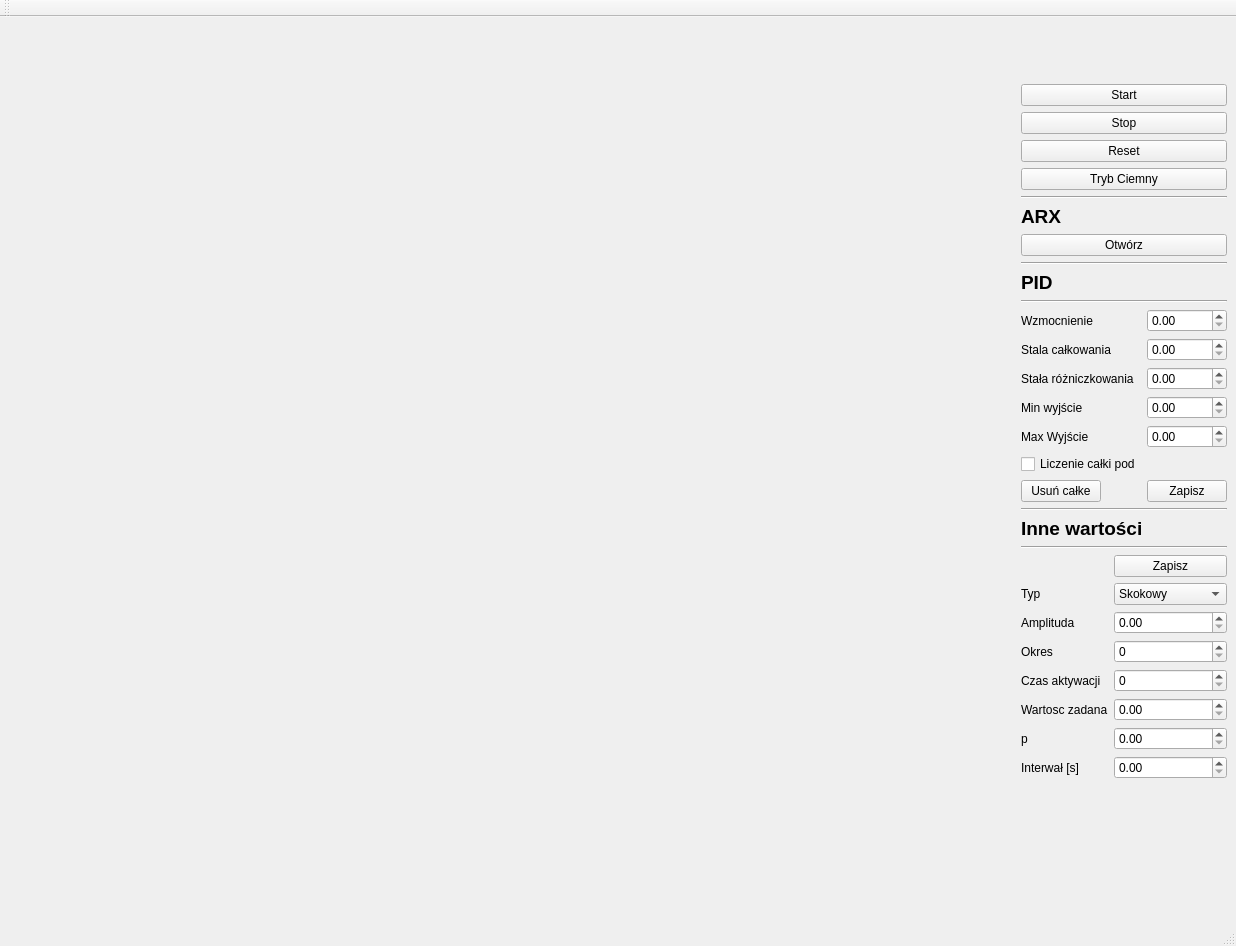
<?xml version="1.0" encoding="UTF-8"?>
<ui version="4.0">
 <class>MainWindow</class>
 <widget class="QMainWindow" name="MainWindow">
  <property name="geometry">
   <rect>
    <x>0</x>
    <y>0</y>
    <width>1233</width>
    <height>946</height>
   </rect>
  </property>
  <property name="maximumSize">
   <size>
    <width>1233</width>
    <height>946</height>
   </size>
  </property>
  <property name="sizeIncrement">
   <size>
    <width>0</width>
    <height>0</height>
   </size>
  </property>
  <property name="windowTitle">
   <string>MainWindow</string>
  </property>
  <widget class="QWidget" name="centralwidget">
   <property name="sizePolicy">
    <sizepolicy hsizetype="Preferred" vsizetype="Preferred">
     <horstretch>0</horstretch>
     <verstretch>0</verstretch>
    </sizepolicy>
   </property>
   <layout class="QHBoxLayout" name="horizontalLayout_3">
    <item>
     <layout class="QVBoxLayout" name="verticalLayout">
      <item>
       <widget class="QWidget" name="wykresZadanaRegulowana" native="true">
        <property name="sizePolicy">
         <sizepolicy hsizetype="Preferred" vsizetype="Preferred">
          <horstretch>0</horstretch>
          <verstretch>0</verstretch>
         </sizepolicy>
        </property>
        <property name="minimumSize">
         <size>
          <width>500</width>
          <height>300</height>
         </size>
        </property>
       </widget>
      </item>
      <item>
       <layout class="QHBoxLayout" name="horizontalLayout_2">
        <item>
         <widget class="QWidget" name="chartWidget" native="true">
          <property name="sizePolicy">
           <sizepolicy hsizetype="Preferred" vsizetype="Preferred">
            <horstretch>0</horstretch>
            <verstretch>0</verstretch>
           </sizepolicy>
          </property>
          <property name="minimumSize">
           <size>
            <width>500</width>
            <height>300</height>
           </size>
          </property>
         </widget>
        </item>
        <item>
         <widget class="QWidget" name="wykresUchyb" native="true">
          <property name="sizePolicy">
           <sizepolicy hsizetype="Preferred" vsizetype="Preferred">
            <horstretch>0</horstretch>
            <verstretch>0</verstretch>
           </sizepolicy>
          </property>
          <property name="minimumSize">
           <size>
            <width>500</width>
            <height>300</height>
           </size>
          </property>
         </widget>
        </item>
       </layout>
      </item>
      <item>
       <layout class="QHBoxLayout" name="horizontalLayout">
        <item>
         <widget class="QWidget" name="wykresP" native="true">
          <property name="sizePolicy">
           <sizepolicy hsizetype="Preferred" vsizetype="Preferred">
            <horstretch>0</horstretch>
            <verstretch>0</verstretch>
           </sizepolicy>
          </property>
          <property name="minimumSize">
           <size>
            <width>300</width>
            <height>200</height>
           </size>
          </property>
         </widget>
        </item>
        <item>
         <widget class="QWidget" name="wykresI" native="true">
          <property name="sizePolicy">
           <sizepolicy hsizetype="Preferred" vsizetype="Preferred">
            <horstretch>0</horstretch>
            <verstretch>0</verstretch>
           </sizepolicy>
          </property>
          <property name="minimumSize">
           <size>
            <width>300</width>
            <height>200</height>
           </size>
          </property>
          <property name="sizeIncrement">
           <size>
            <width>0</width>
            <height>0</height>
           </size>
          </property>
         </widget>
        </item>
        <item>
         <widget class="QWidget" name="wykresD" native="true">
          <property name="sizePolicy">
           <sizepolicy hsizetype="Preferred" vsizetype="Preferred">
            <horstretch>0</horstretch>
            <verstretch>0</verstretch>
           </sizepolicy>
          </property>
          <property name="minimumSize">
           <size>
            <width>300</width>
            <height>200</height>
           </size>
          </property>
         </widget>
        </item>
       </layout>
      </item>
     </layout>
    </item>
    <item>
     <layout class="QVBoxLayout" name="verticalLayout_3">
      <item>
       <layout class="QVBoxLayout" name="verticalLayout_2">
        <property name="sizeConstraint">
         <enum>QLayout::SetMaximumSize</enum>
        </property>
        <item>
         <spacer name="verticalSpacer_2">
          <property name="orientation">
           <enum>Qt::Vertical</enum>
          </property>
          <property name="sizeHint" stdset="0">
           <size>
            <width>20</width>
            <height>30</height>
           </size>
          </property>
         </spacer>
        </item>
        <item>
         <widget class="QPushButton" name="Start">
          <property name="maximumSize">
           <size>
            <width>300</width>
            <height>16777215</height>
           </size>
          </property>
          <property name="text">
           <string>Start</string>
          </property>
         </widget>
        </item>
        <item>
         <widget class="QPushButton" name="Stop">
          <property name="maximumSize">
           <size>
            <width>300</width>
            <height>16777215</height>
           </size>
          </property>
          <property name="text">
           <string>Stop</string>
          </property>
         </widget>
        </item>
        <item>
         <widget class="QPushButton" name="Reset">
          <property name="maximumSize">
           <size>
            <width>300</width>
            <height>16777215</height>
           </size>
          </property>
          <property name="text">
           <string>Reset</string>
          </property>
         </widget>
        </item>
       </layout>
      </item>
      <item>
       <widget class="QPushButton" name="Kolor">
        <property name="text">
         <string>Tryb Ciemny</string>
        </property>
       </widget>
      </item>
      <item>
       <widget class="Line" name="line_4">
        <property name="orientation">
         <enum>Qt::Horizontal</enum>
        </property>
       </widget>
      </item>
      <item>
       <widget class="QLabel" name="label_5">
        <property name="sizePolicy">
         <sizepolicy hsizetype="Expanding" vsizetype="Preferred">
          <horstretch>0</horstretch>
          <verstretch>0</verstretch>
         </sizepolicy>
        </property>
        <property name="font">
         <font>
          <pointsize>14</pointsize>
          <bold>true</bold>
         </font>
        </property>
        <property name="text">
         <string>ARX</string>
        </property>
       </widget>
      </item>
      <item>
       <widget class="QPushButton" name="ZapiszARX">
        <property name="maximumSize">
         <size>
          <width>300</width>
          <height>16777215</height>
         </size>
        </property>
        <property name="text">
         <string>Otwórz</string>
        </property>
       </widget>
      </item>
      <item>
       <widget class="Line" name="line_3">
        <property name="orientation">
         <enum>Qt::Horizontal</enum>
        </property>
       </widget>
      </item>
      <item>
       <widget class="QLabel" name="label_6">
        <property name="sizePolicy">
         <sizepolicy hsizetype="Expanding" vsizetype="Preferred">
          <horstretch>0</horstretch>
          <verstretch>0</verstretch>
         </sizepolicy>
        </property>
        <property name="font">
         <font>
          <pointsize>14</pointsize>
          <bold>true</bold>
         </font>
        </property>
        <property name="text">
         <string>PID</string>
        </property>
       </widget>
      </item>
      <item>
       <widget class="Line" name="line">
        <property name="orientation">
         <enum>Qt::Horizontal</enum>
        </property>
       </widget>
      </item>
      <item>
       <layout class="QFormLayout" name="formLayout_2">
        <property name="sizeConstraint">
         <enum>QLayout::SetMaximumSize</enum>
        </property>
        <item row="2" column="0">
         <widget class="QLabel" name="label_25">
          <property name="text">
           <string>Wzmocnienie</string>
          </property>
         </widget>
        </item>
        <item row="2" column="1">
         <widget class="QDoubleSpinBox" name="wzmocnienie">
          <property name="maximumSize">
           <size>
            <width>200</width>
            <height>16777215</height>
           </size>
          </property>
         </widget>
        </item>
        <item row="3" column="0">
         <widget class="QLabel" name="label_26">
          <property name="text">
           <string>Stala całkowania</string>
          </property>
         </widget>
        </item>
        <item row="3" column="1">
         <widget class="QDoubleSpinBox" name="stalaCalkowania">
          <property name="maximumSize">
           <size>
            <width>200</width>
            <height>16777215</height>
           </size>
          </property>
         </widget>
        </item>
        <item row="4" column="0">
         <widget class="QLabel" name="label_27">
          <property name="text">
           <string>Stała różniczkowania</string>
          </property>
         </widget>
        </item>
        <item row="4" column="1">
         <widget class="QDoubleSpinBox" name="stalaRozniczkowania">
          <property name="maximumSize">
           <size>
            <width>200</width>
            <height>16777215</height>
           </size>
          </property>
         </widget>
        </item>
        <item row="5" column="0">
         <widget class="QLabel" name="label_28">
          <property name="text">
           <string>Min wyjście</string>
          </property>
         </widget>
        </item>
        <item row="5" column="1">
         <widget class="QDoubleSpinBox" name="minWyjscie">
          <property name="maximumSize">
           <size>
            <width>200</width>
            <height>16777215</height>
           </size>
          </property>
         </widget>
        </item>
        <item row="6" column="0">
         <widget class="QLabel" name="label_29">
          <property name="text">
           <string>Max Wyjście</string>
          </property>
         </widget>
        </item>
        <item row="6" column="1">
         <widget class="QDoubleSpinBox" name="maxWyjscie">
          <property name="maximumSize">
           <size>
            <width>200</width>
            <height>16777215</height>
           </size>
          </property>
         </widget>
        </item>
        <item row="8" column="1">
         <widget class="QPushButton" name="ZapiszPID">
          <property name="maximumSize">
           <size>
            <width>200</width>
            <height>16777215</height>
           </size>
          </property>
          <property name="text">
           <string>Zapisz</string>
          </property>
         </widget>
        </item>
        <item row="8" column="0">
         <widget class="QPushButton" name="usunCalke">
          <property name="text">
           <string>Usuń całke</string>
          </property>
         </widget>
        </item>
        <item row="7" column="0">
         <widget class="QCheckBox" name="checkBox">
          <property name="text">
           <string>Liczenie całki pod</string>
          </property>
         </widget>
        </item>
       </layout>
      </item>
      <item>
       <widget class="Line" name="line_6">
        <property name="orientation">
         <enum>Qt::Horizontal</enum>
        </property>
       </widget>
      </item>
      <item>
       <widget class="QLabel" name="label_7">
        <property name="sizePolicy">
         <sizepolicy hsizetype="Expanding" vsizetype="Preferred">
          <horstretch>0</horstretch>
          <verstretch>0</verstretch>
         </sizepolicy>
        </property>
        <property name="font">
         <font>
          <pointsize>14</pointsize>
          <bold>true</bold>
         </font>
        </property>
        <property name="layoutDirection">
         <enum>Qt::LeftToRight</enum>
        </property>
        <property name="text">
         <string>Inne wartości</string>
        </property>
        <property name="scaledContents">
         <bool>false</bool>
        </property>
       </widget>
      </item>
      <item>
       <widget class="Line" name="line_2">
        <property name="orientation">
         <enum>Qt::Horizontal</enum>
        </property>
       </widget>
      </item>
      <item>
       <layout class="QFormLayout" name="formLayout">
        <property name="sizeConstraint">
         <enum>QLayout::SetMaximumSize</enum>
        </property>
        <item row="2" column="0">
         <widget class="QLabel" name="label">
          <property name="maximumSize">
           <size>
            <width>100</width>
            <height>16777215</height>
           </size>
          </property>
          <property name="text">
           <string>Typ</string>
          </property>
         </widget>
        </item>
        <item row="2" column="1">
         <widget class="QComboBox" name="typComboBox">
          <property name="maximumSize">
           <size>
            <width>200</width>
            <height>16777215</height>
           </size>
          </property>
          <item>
           <property name="text">
            <string>Skokowy</string>
           </property>
          </item>
          <item>
           <property name="text">
            <string>Sinusoidalny</string>
           </property>
          </item>
          <item>
           <property name="text">
            <string>Prostokątny</string>
           </property>
          </item>
         </widget>
        </item>
        <item row="3" column="0">
         <widget class="QLabel" name="label_2">
          <property name="text">
           <string>Amplituda</string>
          </property>
         </widget>
        </item>
        <item row="3" column="1">
         <widget class="QDoubleSpinBox" name="amplituda">
          <property name="maximumSize">
           <size>
            <width>200</width>
            <height>16777215</height>
           </size>
          </property>
         </widget>
        </item>
        <item row="4" column="0">
         <widget class="QLabel" name="label_3">
          <property name="text">
           <string>Okres</string>
          </property>
         </widget>
        </item>
        <item row="4" column="1">
         <widget class="QSpinBox" name="okres">
          <property name="maximumSize">
           <size>
            <width>200</width>
            <height>16777215</height>
           </size>
          </property>
         </widget>
        </item>
        <item row="5" column="0">
         <widget class="QLabel" name="label_4">
          <property name="text">
           <string>Czas aktywacji</string>
          </property>
         </widget>
        </item>
        <item row="5" column="1">
         <widget class="QSpinBox" name="czasAktywacji">
          <property name="maximumSize">
           <size>
            <width>200</width>
            <height>16777215</height>
           </size>
          </property>
         </widget>
        </item>
        <item row="6" column="0">
         <widget class="QLabel" name="label_8">
          <property name="text">
           <string>Wartosc zadana</string>
          </property>
         </widget>
        </item>
        <item row="6" column="1">
         <widget class="QDoubleSpinBox" name="wartoscStala">
          <property name="maximumSize">
           <size>
            <width>200</width>
            <height>16777215</height>
           </size>
          </property>
         </widget>
        </item>
        <item row="7" column="0">
         <widget class="QLabel" name="label_9">
          <property name="text">
           <string>p</string>
          </property>
         </widget>
        </item>
        <item row="7" column="1">
         <widget class="QDoubleSpinBox" name="p">
          <property name="maximumSize">
           <size>
            <width>200</width>
            <height>16777215</height>
           </size>
          </property>
         </widget>
        </item>
        <item row="8" column="0">
         <widget class="QLabel" name="label_10">
          <property name="text">
           <string>Interwał [s]</string>
          </property>
         </widget>
        </item>
        <item row="8" column="1">
         <widget class="QDoubleSpinBox" name="Interwal">
          <property name="maximumSize">
           <size>
            <width>200</width>
            <height>16777215</height>
           </size>
          </property>
         </widget>
        </item>
        <item row="0" column="1">
         <widget class="QPushButton" name="zapiszInne">
          <property name="maximumSize">
           <size>
            <width>200</width>
            <height>16777215</height>
           </size>
          </property>
          <property name="text">
           <string>Zapisz</string>
          </property>
         </widget>
        </item>
       </layout>
      </item>
      <item>
       <spacer name="verticalSpacer">
        <property name="orientation">
         <enum>Qt::Vertical</enum>
        </property>
        <property name="sizeHint" stdset="0">
         <size>
          <width>20</width>
          <height>135</height>
         </size>
        </property>
       </spacer>
      </item>
     </layout>
    </item>
   </layout>
  </widget>
  <widget class="QMenuBar" name="menubar">
   <property name="geometry">
    <rect>
     <x>0</x>
     <y>0</y>
     <width>1233</width>
     <height>25</height>
    </rect>
   </property>
  </widget>
  <widget class="QStatusBar" name="statusbar"/>
  <widget class="QToolBar" name="toolBar">
   <property name="windowTitle">
    <string>toolBar</string>
   </property>
   <attribute name="toolBarArea">
    <enum>TopToolBarArea</enum>
   </attribute>
   <attribute name="toolBarBreak">
    <bool>false</bool>
   </attribute>
  </widget>
 </widget>
 <resources/>
 <connections/>
</ui>
